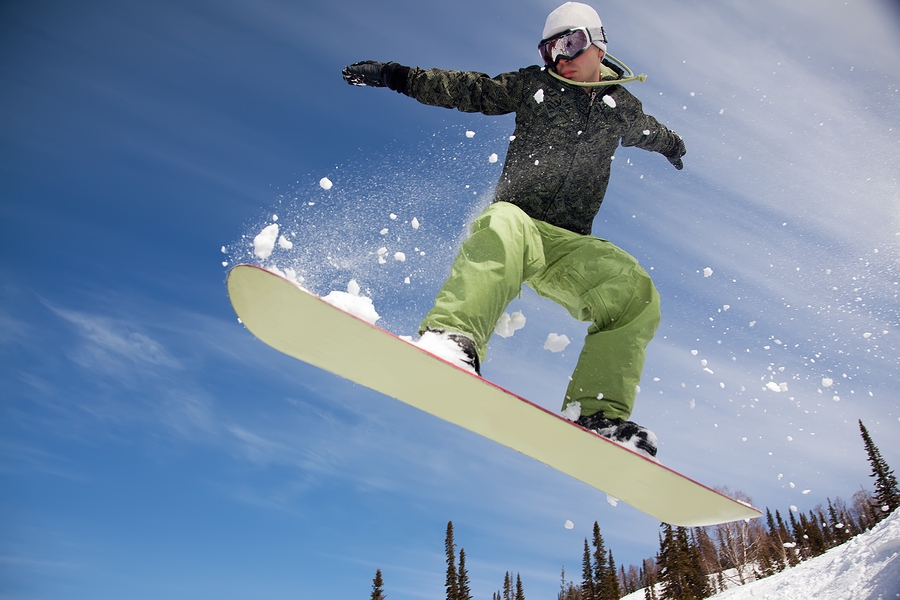
#> input picture Miscellaneous/ImageToArray/snowboarder.jpg, 900 x 600 px
$ python img_to_pxl_art.py
#> lines starting #> are read from the running program, lines starting #| are printed output that depends on the picture
from PIL import Image


def pixelate(input_file_path, pixel_size):
#> called with input_file_path = 'snowboarder.jpg', pixel_size = 5
    image = Image.open(input_file_path)
#> image is the input picture: PIL image 900x600 RGB; mean R, G, B 115.8, 138, 164.6
    image = image.resize(
        (image.size[0] // pixel_size, image.size[1] // pixel_size),
        Image.NEAREST
    )
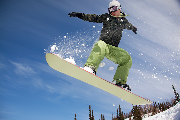
#> image: PIL image 180x120 RGB; mean R, G, B 115.8, 138, 164.6
    image = image.resize(
        (image.size[0] * pixel_size, image.size[1] * pixel_size),
        Image.NEAREST
    )
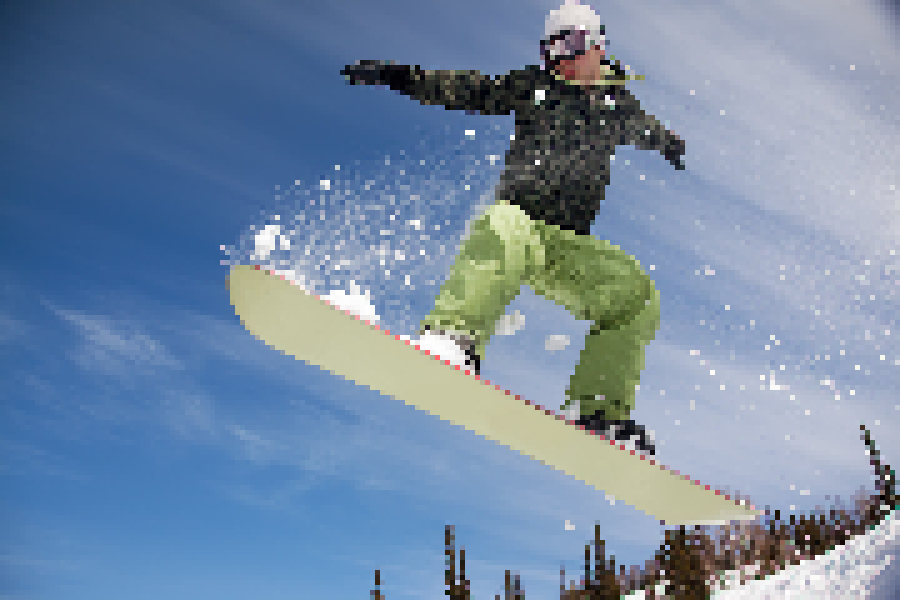
#> image: PIL image 900x600 RGB; mean R, G, B 115.8, 138, 164.6
    image.resize((480, 480))
    image.save("pixelated.png")


pixelate("snowboarder.jpg", 5)
